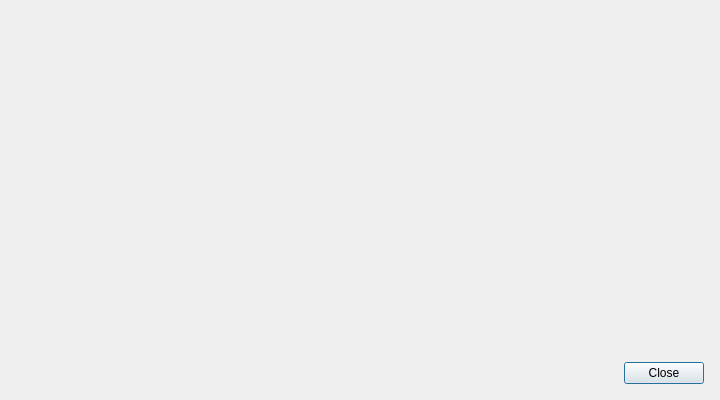
<?xml version="1.0" encoding="UTF-8"?>
<ui version="4.0">
 <class>ProposalResume</class>
 <widget class="QDialog" name="ProposalResume">
  <property name="geometry">
   <rect>
    <x>0</x>
    <y>0</y>
    <width>720</width>
    <height>400</height>
   </rect>
  </property>
  <property name="minimumSize">
   <size>
    <width>720</width>
    <height>400</height>
   </size>
  </property>
  <property name="windowTitle">
   <string>Resume Proposals</string>
  </property>
  <layout class="QVBoxLayout" name="mainLayout">
   <property name="leftMargin">
    <number>16</number>
   </property>
   <property name="topMargin">
    <number>16</number>
   </property>
   <property name="rightMargin">
    <number>16</number>
   </property>
   <property name="bottomMargin">
    <number>0</number>
   </property>
   <property name="spacing">
    <number>0</number>
   </property>
   <item>
    <widget class="QScrollArea" name="scrollArea">
     <property name="sizePolicy">
      <sizepolicy hsizetype="Expanding" vsizetype="Expanding">
       <horstretch>0</horstretch>
       <verstretch>1</verstretch>
      </sizepolicy>
     </property>
     <property name="widgetResizable">
      <bool>true</bool>
     </property>
     <property name="frameShape">
      <enum>QFrame::NoFrame</enum>
     </property>
     <widget class="QFrame" name="scrollContents">
      <property name="frameShape">
       <enum>QFrame::NoFrame</enum>
      </property>
      <layout class="QVBoxLayout" name="proposalsLayout">
       <property name="leftMargin">
        <number>16</number>
       </property>
       <property name="topMargin">
        <number>16</number>
       </property>
       <property name="rightMargin">
        <number>16</number>
       </property>
       <property name="bottomMargin">
        <number>16</number>
       </property>
       <property name="spacing">
        <number>16</number>
       </property>
      </layout>
     </widget>
    </widget>
   </item>
   <item>
    <layout class="QHBoxLayout" name="buttonLayout">
     <property name="leftMargin">
      <number>0</number>
     </property>
     <property name="topMargin">
      <number>8</number>
     </property>
     <property name="rightMargin">
      <number>0</number>
     </property>
     <property name="bottomMargin">
      <number>16</number>
     </property>
     <item>
      <spacer name="buttonSpacer">
       <property name="orientation">
        <enum>Qt::Horizontal</enum>
       </property>
       <property name="sizeHint" stdset="0">
        <size>
         <width>40</width>
         <height>20</height>
        </size>
       </property>
      </spacer>
     </item>
     <item>
      <widget class="QPushButton" name="btnClose">
       <property name="text">
        <string>Close</string>
       </property>
      </widget>
     </item>
    </layout>
   </item>
  </layout>
 </widget>
 <resources/>
 <connections/>
</ui>
